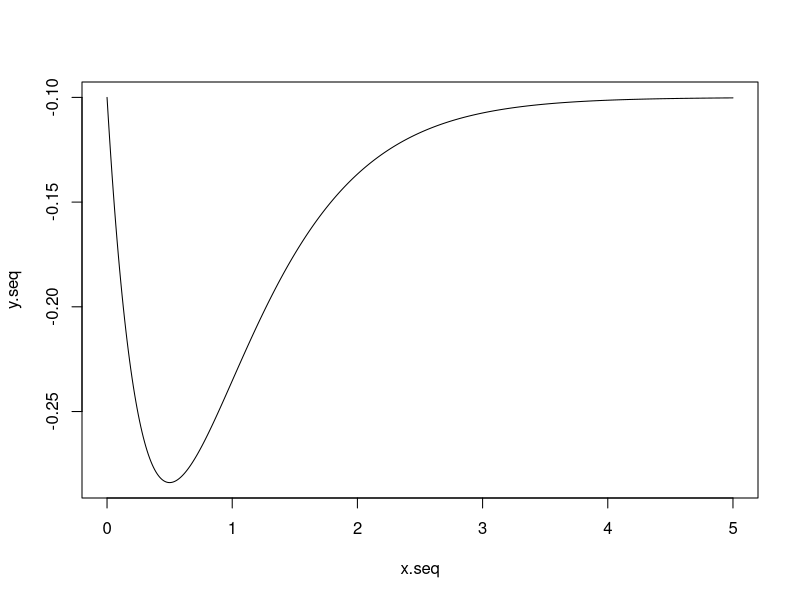
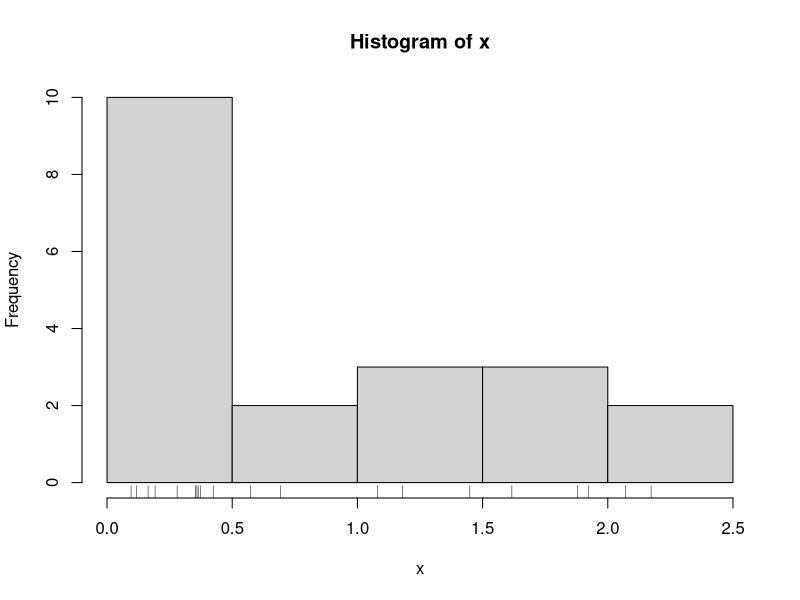

Recreate these plots in R, in order.
fun1<- function(x,a,b,c){
a*x*exp(-b*x)+c
}
fun2<- function(x,a,b,c){
-a*x*exp(-b*x)+c
}
a<-1
b<-2
c<- -0.1
x.seq<-seq(0,5,0.01)
y.seq<- fun2(x.seq,a,b,c)
plot(x.seq,y.seq,type="l")
abline(h=0)

optimize(f=fun2,interval=c(0,2),a,b,c)
optimize(f=fun1,interval=c(0,2),maximum=TRUE,a,b,c)

x<- c(0.164,0.117,1.880,0.424,0.280,0.353,0.574,0.096,1.081,0.693,1.449,1.181,0.364,0.359,2.173,0.374,0.192,1.617,2.070,1.922)
hist(x)
rug(x)

logL<-function(pars,x){
alpha<-pars[1]
beta<-pars[2]

n<- length(x)
res <- -n*log(gamma(alpha))-n*alpha*log(beta)-sum(x)/beta +(alpha-1)*sum(log(x))
return(-res)
}
alpha0<-1
beta0<-1
pars<-c(alpha0,beta0)
A<-optim(pars,logL,gr=NULL,x=x);A
